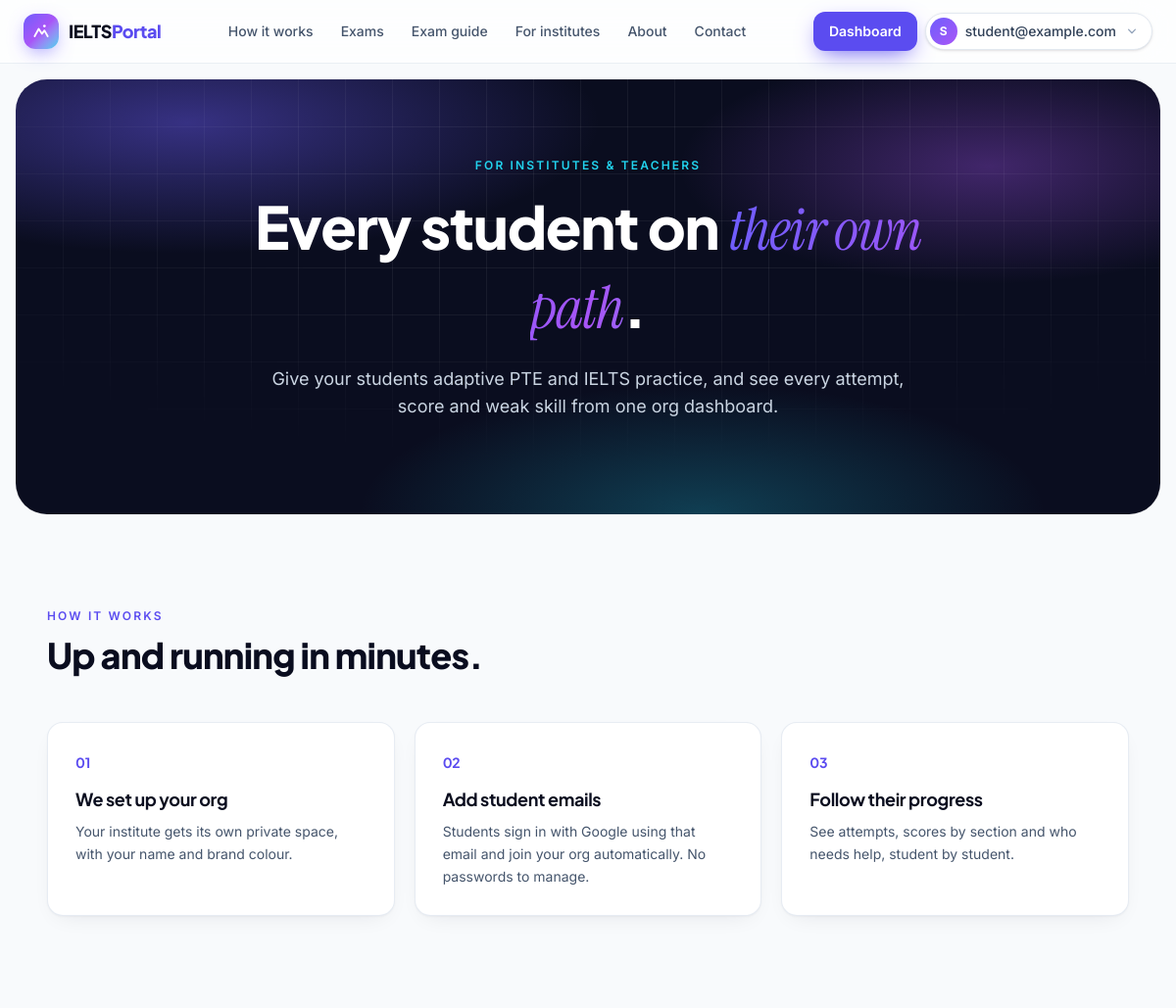
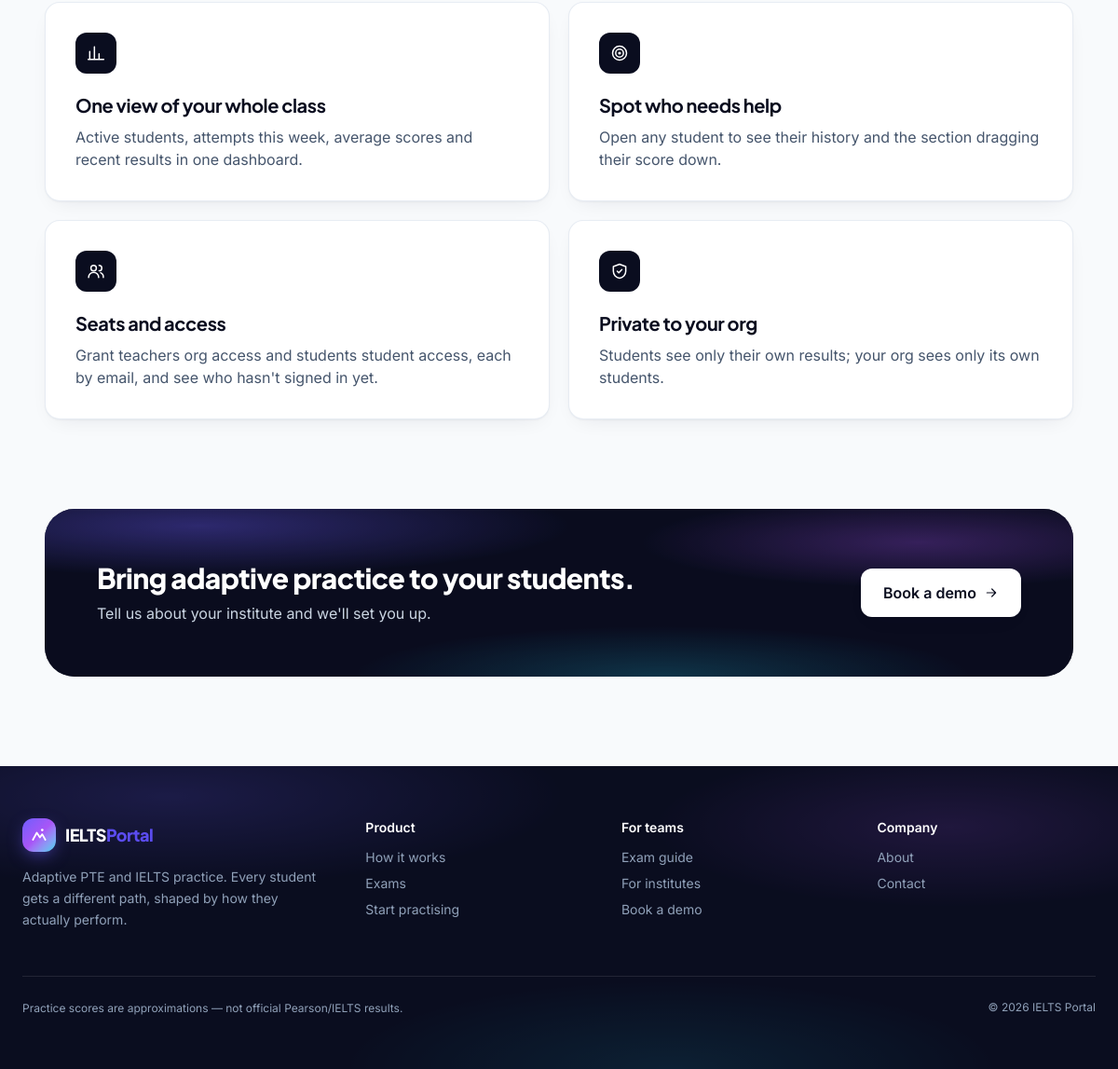
The page /institutes/ (signed in) on the database its author committed (2 pictures, top to bottom).
### accounts/models.py (models this page shows, shortened)
class User(AbstractUser):
    firebase_uid = models.CharField(
        max_length=128,
        unique=True,
        null=True,
        blank=True,
        help_text="Firebase Authentication uid (Google sign-in).",
    )
    class Meta(AbstractUser.Meta):
        constraints = [
            models.UniqueConstraint(
                Lower("email"),
                condition=~Q(email=""),
                name="accounts_user_email_ci_unique",
            )
        ]

class UserProfile(TimeStampedModel):
    user = models.OneToOneField(
        settings.AUTH_USER_MODEL, on_delete=models.CASCADE, related_name="profile"
    )
    display_name = models.CharField(max_length=150, blank=True)
    role_primary = models.CharField(
        max_length=20, choices=Role.choices, default=Role.STUDENT
    )
    primary_exam = models.ForeignKey(
        "catalog.Exam",
        on_delete=models.SET_NULL,
        null=True,
        blank=True,
        related_name="+",
    )
    target_score = models.DecimalField(
        max_digits=4,
        decimal_places=1,
        null=True,
        blank=True,
        help_text="PTE 10-90 or IELTS band 0-9.",
    )
    timezone = models.CharField(max_length=64, default="Asia/Kolkata")
    free_mocks_remaining = models.PositiveIntegerField(default=1)
    onboarded_at = models.DateTimeField(null=True, blank=True)
    avatar_url = models.URLField(max_length=500, blank=True)
    meta = models.JSONField(default=dict, blank=True)

### pages/views.py (the view)
# urls.py: path("institutes/", views.InstitutesView.as_view(), name="institutes"),
class InstitutesView(TemplateView):
    template_name = "pages/institutes.html"

### accounts/services.py (called while the page is built, shortened)
def get_profile(user):
    profile, _ = UserProfile.objects.get_or_create(user=user)
    return profile

def resolve_auth_context(user):
    if user.is_superuser:
        return {"role": Role.SUPER_ADMIN, "tenant_id": None, "tenant_name": ""}
    memberships = (
        Membership.objects.filter(user=user, is_active=True, tenant__is_active=True)
        .select_related("tenant")
        .order_by("-role", "created_at")  # "student" sorts after "org"
    )
    membership = memberships.first()
    if membership is None:
        return {"role": Role.STUDENT, "tenant_id": None, "tenant_name": ""}

def sync_auth_context(request):
    context = resolve_auth_context(request.user)
    if request.session.get("auth_context") != context:
        request.session["auth_context"] = context
        profile = get_profile(request.user)
        if profile.role_primary != context["role"]:
            profile.role_primary = context["role"]
            profile.save(update_fields=["role_primary", "updated_at"])
    request.auth_context = context
    return context

### core/context_processors.py (called while the page is built)
def site(request):
    return {
        "PRACTICE_SCORE_DISCLAIMER": settings.PRACTICE_SCORE_DISCLAIMER,
        "CONTACT_EMAIL": settings.CONTACT_EMAIL,
        "auth_context": getattr(request, "auth_context", None),
    }

def _student_urls(user):
    from django.urls import reverse
    from accounts.services import get_profile
    from catalog.models import Exam
    exam = get_profile(user).primary_exam
    if exam is None or not exam.is_active:
        exam = Exam.objects.filter(code="IELTS_ACADEMIC", is_active=True).first()
    exams = reverse("catalog:exam_list")
    return [
        reverse("analytics:dashboard"),
        reverse("catalog:exam_detail", args=[exam.slug]) + "?tab=types"
        if exam
        else exams,
        reverse("catalog:mock_list", args=[exam.slug]) if exam else exams,
        reverse("analytics:results"),
    ]

### templates/pages/institutes.html (shortened to what this page needs)
{% extends "base.html" %}
{% block main %}
<main id="main" class="flex-1">
  {% include "pages/_page_hero.html" with eyebrow="For institutes & teachers" title='Every student on <span class="font-serif font-normal italic text-gradient">their own path</span>.' lead="Give your students adaptive PTE and IELTS practice, and see every attempt, score and weak skill from one org dashboard." %}
  <section class="mx-auto max-w-6xl px-4 pt-24 sm:px-6">
    <div data-animate class="max-w-2xl"><p class="eyebrow">How it works</p><h2 class="mt-3 text-3xl font-extrabold text-ink sm:text-4xl">Up and running in minutes.</h2></div>
    <ol class="mt-12 grid gap-5 md:grid-cols-3">
      <li data-animate class="card p-7"><span class="font-display text-sm font-bold text-brand">01</span><h3 class="mt-3 text-lg font-bold text-ink">We set up your org</h3><p class="mt-2 text-sm leading-relaxed text-slate-600">Your institute gets its own private space, with your name and brand colour.</p></li>
      <li data-animate class="card p-7"><span class="font-display text-sm font-bold text-brand">02</span><h3 class="mt-3 text-lg font-bold text-ink">Add student emails</h3><p class="mt-2 text-sm leading-relaxed text-slate-600">Students sign in with Google using that email and join your org automatically. No passwords to manage.</p></li>
      <li data-animate class="card p-7"><span class="font-display text-sm font-bold text-brand">03</span><h3 class="mt-3 text-lg font-bold text-ink">Follow their progress</h3><p class="mt-2 text-sm leading-relaxed text-slate-600">See attempts, scores by section and who needs help, student by student.</p></li>
    </ol>
  </section>
  <section class="mx-auto max-w-6xl px-4 pt-24 sm:px-6">
    <div class="grid gap-5 md:grid-cols-2">
      <div data-animate class="card p-8">
        <span class="grid h-11 w-11 place-items-center rounded-xl bg-ink text-white">{% include "components/icon.html" with name="chart" %}</span>
        <h3 class="mt-5 text-xl font-bold text-ink">One view of your whole class</h3>
        <p class="mt-2 text-slate-600">Active students, attempts this week, average scores and recent results in one dashboard.</p>
      </div>
      <div data-animate class="card p-8">
        <span class="grid h-11 w-11 place-items-center rounded-xl bg-ink text-white">{% include "components/icon.html" with name="target" %}</span>
        <h3 class="mt-5 text-xl font-bold text-ink">Spot who needs help</h3>
        <p class="mt-2 text-slate-600">Open any student to see their history and the section dragging their score down.</p>
      </div>
      <div data-animate class="card p-8">
        <span class="grid h-11 w-11 place-items-center rounded-xl bg-ink text-white">{% include "components/icon.html" with name="users" %}</span>
        <h3 class="mt-5 text-xl font-bold text-ink">Seats and access</h3>
        <p class="mt-2 text-slate-600">Grant teachers org access and students student access, each by email, and see who hasn't signed in yet.</p>
      </div>
      <div data-animate class="card p-8">
        <span class="grid h-11 w-11 place-items-center rounded-xl bg-ink text-white">{% include "components/icon.html" with name="shield" %}</span>
        <h3 class="mt-5 text-xl font-bold text-ink">Private to your org</h3>
        <p class="mt-2 text-slate-600">Students see only their own results; your org sees only its own students.</p>
      </div>
    </div>
  </section>
  <section class="mx-auto max-w-6xl px-4 py-24 sm:px-6">
    <div data-animate class="relative isolate overflow-hidden rounded-[2rem] bg-ink p-10 text-white sm:p-14">
      <div class="pointer-events-none absolute inset-0 -z-10 bg-aurora opacity-80"></div>
      <div class="flex flex-col items-start justify-between gap-6 md:flex-row md:items-center">
        <div><h2 class="text-3xl font-extrabold">Bring adaptive practice to your students.</h2><p class="mt-2 text-slate-300">Tell us about your institute and we'll set you up.</p></div>
        <a href="{% url 'pages:contact' %}" class="btn-light btn-lg shrink-0">Book a demo {% include "components/icon.html" with name="arrow" cls="h-4 w-4" %}</a>
      </div>
    </div>
  </section>
</main>
{% endblock %}

### templates/components/user_menu.html (shortened to what this page needs)
<div class="relative" x-data="{ open: false, busy: false }" @keydown.escape.window="open = false" @click.outside="open = false">
  <button type="button" class="flex items-center gap-2 rounded-full border border-slate-200 bg-white py-1 pr-3 pl-1 text-sm font-medium text-slate-700 shadow-sm transition hover:border-slate-300" @click="open = !open" :aria-expanded="open" aria-haspopup="menu">
    {% if user.profile.avatar_url %}<img src="{{ user.profile.avatar_url }}" alt="" class="h-7 w-7 rounded-full object-cover">
    {% else %}<span class="grid h-7 w-7 place-items-center rounded-full bg-gradient-to-br from-aurora-1 to-aurora-2 text-xs font-bold text-white">{{ user.profile.display_name|default:user.email|default:user.username|first|upper }}</span>{% endif %}
    <span class="hidden max-w-[10rem] truncate sm:inline">{{ user.profile.display_name|default:user.email|default:user.username }}</span>
  </button>
</div>

### rows shown on the page
User: profile.display_name|first "S", profile.display_name "student@example.com"

### other values the page prints
{{ eyebrow }} "FOR INSTITUTES & TEACHERS"
{{ title|safe }} "Every student on ."
{{ lead }} "Give your students adaptive PTE and IELTS practice, and see every attempt, score and weak skill from one org dashboard."
{{ PRACTICE_SCORE_DISCLAIMER }} "Practice scores are approximations — not official Pearson/IELTS results."
